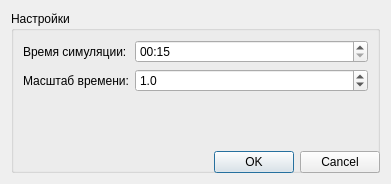
<?xml version="1.0" encoding="UTF-8"?>
<ui version="4.0">
 <class>ModelOptionsDialog</class>
 <widget class="QDialog" name="ModelOptionsDialog">
  <property name="geometry">
   <rect>
    <x>0</x>
    <y>0</y>
    <width>391</width>
    <height>184</height>
   </rect>
  </property>
  <property name="windowTitle">
   <string>Настройки симуляции</string>
  </property>
  <layout class="QGridLayout" name="gridLayout">
   <item row="0" column="0" rowspan="2" colspan="2">
    <widget class="QGroupBox" name="optionsGroup">
     <property name="sizePolicy">
      <sizepolicy hsizetype="Expanding" vsizetype="Expanding">
       <horstretch>0</horstretch>
       <verstretch>0</verstretch>
      </sizepolicy>
     </property>
     <property name="title">
      <string>Настройки</string>
     </property>
     <layout class="QFormLayout" name="formLayout">
      <property name="fieldGrowthPolicy">
       <enum>QFormLayout::AllNonFixedFieldsGrow</enum>
      </property>
      <item row="0" column="0">
       <widget class="QLabel" name="label">
        <property name="text">
         <string>Время симуляции:</string>
        </property>
       </widget>
      </item>
      <item row="0" column="1">
       <widget class="QTimeEdit" name="simTime">
        <property name="time">
         <time>
          <hour>0</hour>
          <minute>0</minute>
          <second>15</second>
         </time>
        </property>
        <property name="currentSection">
         <enum>QDateTimeEdit::MinuteSection</enum>
        </property>
        <property name="displayFormat">
         <string>mm:ss</string>
        </property>
       </widget>
      </item>
      <item row="1" column="0">
       <widget class="QLabel" name="label_2">
        <property name="text">
         <string>Масштаб времени:</string>
        </property>
       </widget>
      </item>
      <item row="1" column="1">
       <widget class="QDoubleSpinBox" name="timeScale">
        <property name="decimals">
         <number>1</number>
        </property>
        <property name="singleStep">
         <double>0.100000000000000</double>
        </property>
        <property name="value">
         <double>1.000000000000000</double>
        </property>
       </widget>
      </item>
     </layout>
    </widget>
   </item>
   <item row="1" column="1">
    <widget class="QDialogButtonBox" name="buttonBox">
     <property name="orientation">
      <enum>Qt::Horizontal</enum>
     </property>
     <property name="standardButtons">
      <set>QDialogButtonBox::Cancel|QDialogButtonBox::Ok</set>
     </property>
    </widget>
   </item>
  </layout>
 </widget>
 <resources/>
 <connections>
  <connection>
   <sender>buttonBox</sender>
   <signal>accepted()</signal>
   <receiver>ModelOptionsDialog</receiver>
   <slot>accept()</slot>
   <hints>
    <hint type="sourcelabel">
     <x>248</x>
     <y>254</y>
    </hint>
    <hint type="destinationlabel">
     <x>157</x>
     <y>274</y>
    </hint>
   </hints>
  </connection>
  <connection>
   <sender>buttonBox</sender>
   <signal>rejected()</signal>
   <receiver>ModelOptionsDialog</receiver>
   <slot>reject()</slot>
   <hints>
    <hint type="sourcelabel">
     <x>316</x>
     <y>260</y>
    </hint>
    <hint type="destinationlabel">
     <x>286</x>
     <y>274</y>
    </hint>
   </hints>
  </connection>
 </connections>
</ui>
